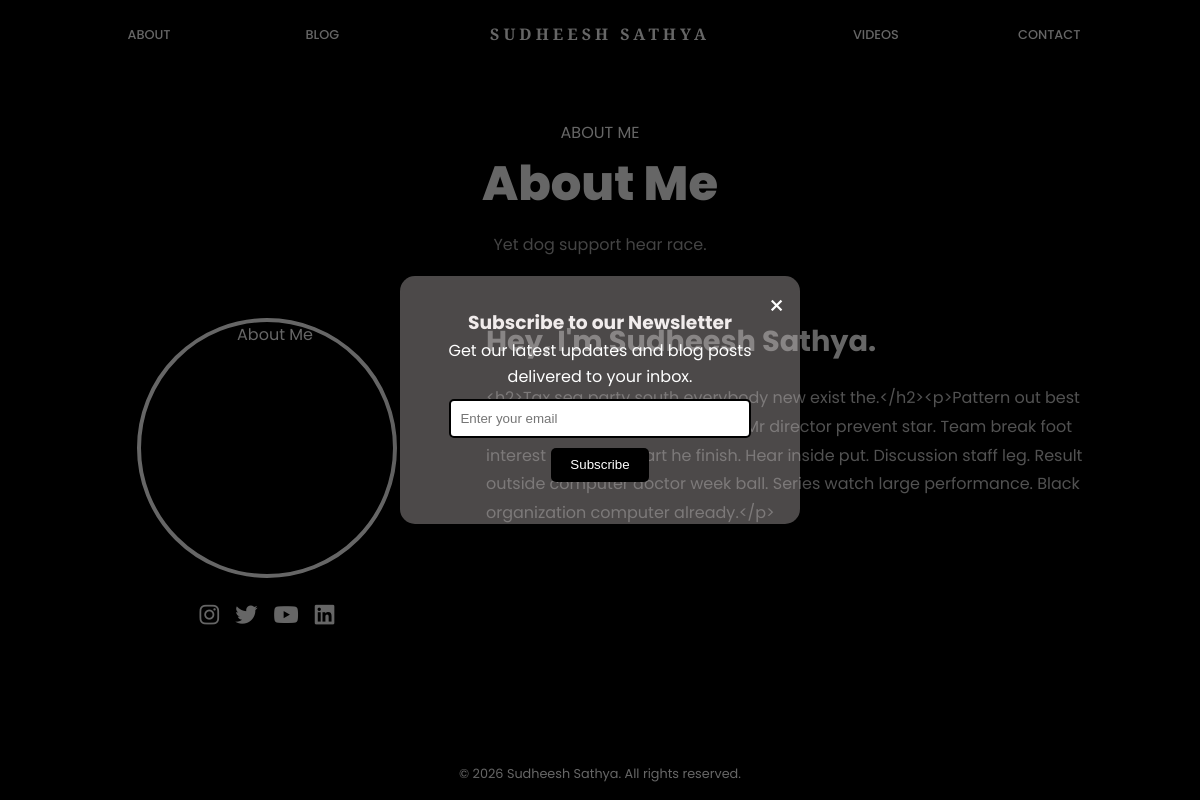
The page /about/ on the database its author committed.
### home/models.py (models this page shows, shortened)
class AboutPage(models.Model):
    title = models.CharField(max_length=200)
    subtitle = models.CharField(max_length=200)
    content = models.TextField()
    profile_image = models.ImageField(upload_to='about/', blank=True, null=True)
    updated_at = models.DateTimeField(auto_now=True)
    class Meta:
        verbose_name = "About Page"
        verbose_name_plural = "About Page"

### home/views.py (the view)
# urls.py: path('about/', views.about_detail, name='about_detail'),
def about_detail(request):
    try:
        about_page = AboutPage.objects.first()
    except Exception as e:
        logger.error(f"Error loading about page: {str(e)}")
        about_page = None
    context = {'about_page': about_page}
    return render(request, 'about_detail.html', context)

### templates/about_detail.html (shortened to what this page needs)
{% extends "base.html" %}
{% load static %}
{% block extra_css %}
    <link rel="stylesheet" href="{% static 'css/about.css' %}">
{% endblock %}
{% block content %}
<section class="about-detail-section">
    <div class="container fade-in-section">
        <div class="about-header-1 fade-in-child">
            <p class="section-label">ABOUT ME</p>
            <h1 class="main-title">{{ about_page.title }}</h1>
            <p class="subtitle">{{ about_page.subtitle }}</p>
        </div>
        <div class="about-content-wrapper">
            <div class="about-image-box fade-in-child delay-1">
                {% if about_page.profile_image %}
                    <img src="{{ about_page.profile_image.url }}" alt="{{ about_page.title }}" class="about-profile-image">
                {% else %}
                    <img src="{% static 'images/profile-placeholder.jpg' %}" alt="{{ about_page.title }}" class="about-profile-image">
                {% endif %}
                <div class="social-icons about-text-box fade-in-child delay-2">
                    <a href="https://www.instagram.com/sudheesh_sathya?igsh=MWlpaDI1Nm55djluNA==" target="_blank"><i class="fab fa-instagram"></i></a>
                    <a href="https://x.com/Sudheeshsathya8" target="_blank"><i class="fab fa-twitter"></i></a>
                    <a href="https://www.youtube.com/@sudheeshsathya888" target="_blank"><i class="fab fa-youtube"></i></a>
                    <a href="https://www.linkedin.com/in/sudheeshsathya/" target="_blank"><i class="fab fa-linkedin"></i></a>
                </div>
            </div>
            <div class="about-text-box fade-in-child delay-1">
                <h2 class="greeting-heading">Hey, I'm Sudheesh Sathya.</h2>
                <div class="about-description about-text-box fade-in-child delay-2">
                    {{ about_page.content|linebreaks }}
                </div>
            </div>
        </div>
    </div>
</section>
{% endblock %}

### static/css/base.css (style rules this page uses)
:root { --primary-color: #000000; --secondary-color: #4db5ff; --dark-bg: #121212; --dark-bg-lighter: #1e1e1e; --dark-bg-lightest: #2d2d2d; --text-primary: #ffffff; --text-secondary: #b3b3b3; --text-tertiary: #808080; --success-color: #4caf50; --warning-color: #ff9800; --danger-color: #f44336; --border-radius: 8px; --transition: all 0.3s ease; --box-shadow: 0 5px 15px rgba(0, 0, 0, 0.3); }
* { margin: 0; padding: 0; box-sizing: border-box; }
html { scroll-behavior: smooth; }
body { font-family: 'Poppins', sans-serif; background-color: var(--primary-color); color: var(--text-primary); line-height: 1.6; overflow-x: hidden; }
a { text-decoration: none; color: var(--text-primary); transition: var(--transition); }
img { max-width: 100%; display: block; }
.container { width: 90%; max-width: 1200px; margin: 0 auto; padding: 0 20px; }
.fade-in-section { opacity: 0; transform: translateY(50px); transition: opacity 0.6s ease-out, transform 0.6s ease-out; }
.fade-in-section.is-visible { opacity: 1; transform: translateY(0); }
.fade-in-child { opacity: 0; transform: translateY(30px); transition: opacity 0.6s ease-out, transform 0.6s ease-out; }
.fade-in-section.is-visible .fade-in-child { opacity: 1; transform: translateY(0); transition-delay: 0.1s; }
.fade-in-section.is-visible .fade-in-child.delay-1 { transition-delay: 0.2s; }
.fade-in-section.is-visible .fade-in-child.delay-2 { transition-delay: 0.3s; }

### static/css/about.css (style rules this page uses)
.about-detail-section { background-color: #000; color: #fff; padding: 120px 20px; font-family: 'Poppins', sans-serif; }
.about-detail-section .container { max-width: 1100px; margin: 0 auto; }
.about-header-1 { text-align: center; margin-bottom: 60px; }
.about-header-1 .main-title { font-size: 3rem; font-weight: 800; margin: 0; }
.about-header-1 .subtitle { font-size: 1rem; color: #aaa; margin-top: 10px; }
.about-content-wrapper { display: flex; flex-wrap: wrap; align-items: flex-start; justify-content: center; gap: 50px; }
.about-image-box { flex: 1 1 280px; text-align: center; }
.about-profile-image { width: 260px; height: 260px; border-radius: 50%; object-fit: cover; border: 4px solid #fff; margin: 0 auto 20px; transition: transform 0.3s ease; }
.social-icons { margin-top: 15px; display: flex; justify-content: center; gap: 16px; flex-wrap: wrap; }
.social-icons a { font-size: 1.4rem; color: #fff; display: inline-block; }
.social-icons a [class*="fa-"] { transition: color 0.3s ease, transform 0.3s ease; }
.about-text-box { flex: 2 1 500px; }
.greeting-heading { font-size: 1.8rem; font-weight: 700; margin-bottom: 20px; color: #fff; }
.about-description { font-size: 1rem; line-height: 1.8; color: #ccc; margin-bottom: 25px; }

### templates/base.html (style rules this page uses)
html { scroll-behavior: smooth; }

### rows shown on the page
AboutPage: title "About Me", subtitle "Yet dog support hear race.", content "<h2>Tax sea party south everybody new exist the.</h2><p>Pattern out best receive movie right behind. Role Mr director prevent star. Team break foot interest drug. Large art he finish. Hear inside put. Discussion staff leg. Result outside computer doctor week ball. Series watch large performance. Black organization computer already.</p>"
